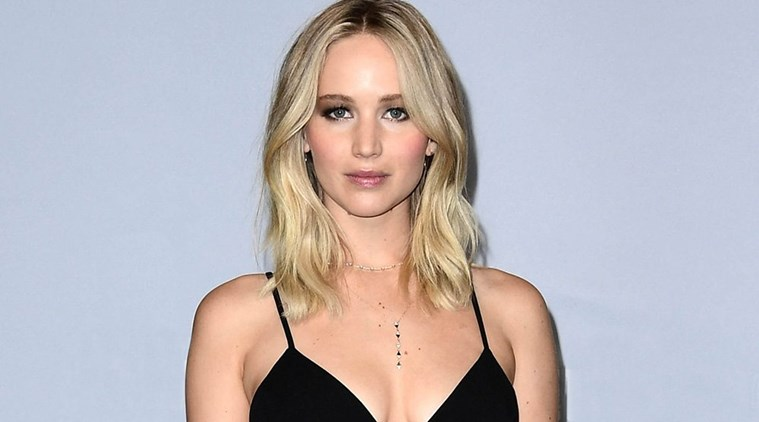
#> input picture db/jenny.jpg, 759 x 422 px
$ python detect_face_001.py
#> lines starting #> are read from the running program, lines starting #| are printed output that depends on the picture; after the words box and inside, x2 and y2 are one past the last pixel; in counts of white or black regions, pixels touching at a corner belong together
# -*- coding: utf-8 -*-
"""
Created on Wed Jan 31 21:29:46 2018

@author: tvieira
"""

#%%
import cv2
from dip import *

#%%
rgb = cv2.imread(os.path.join(folder,'jenny.jpg'), cv2.IMREAD_COLOR)
#> rgb is the input picture: shape (422, 759, 3); mean B, G, R 188.3, 183.7, 189.4
gray = cv2.cvtColor(rgb, cv2.COLOR_BGR2GRAY)
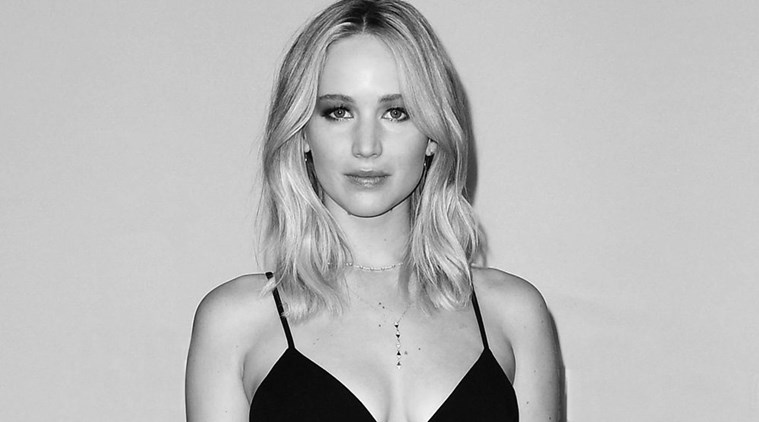
#> gray: shape (422, 759); min 0, max 253, mean 186
# Load cascade
face_cascade = cv2.CascadeClassifier('./haarcascade_frontalface_default.xml')
# Detect face
faces = face_cascade.detectMultiScale(gray, 1.2, 5)
#> faces = [[288, 51, 156, 156]]
for (x, y, w, h) in faces:
    cv2.rectangle(rgb, (x, y), (x+w, y+h), (255, 0, 0), 2)
#> this loop made 1 pass
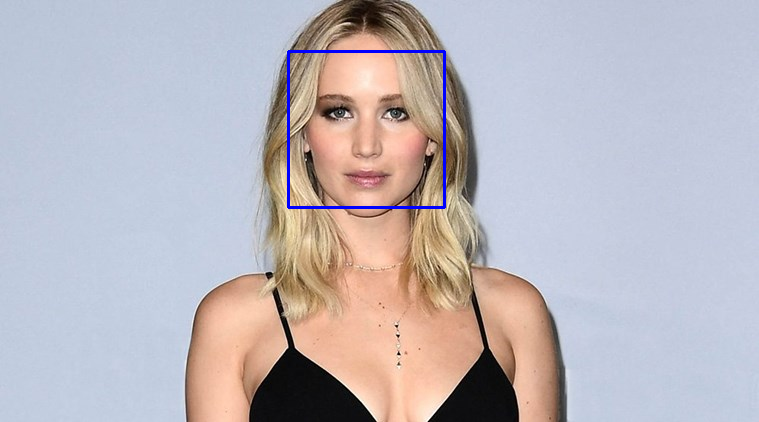
#> rgb: shape (422, 759, 3); 0.58% of pixels changed, all inside (x1, y1, x2, y2) = (287, 50, 446, 209)
# Show the result
cv2.imshow('rgb', rgb)
while True:
    if cv2.waitKey(1) == ord('q'):
#> (key q is pressed here)
        break
cv2.destroyAllWindows()
